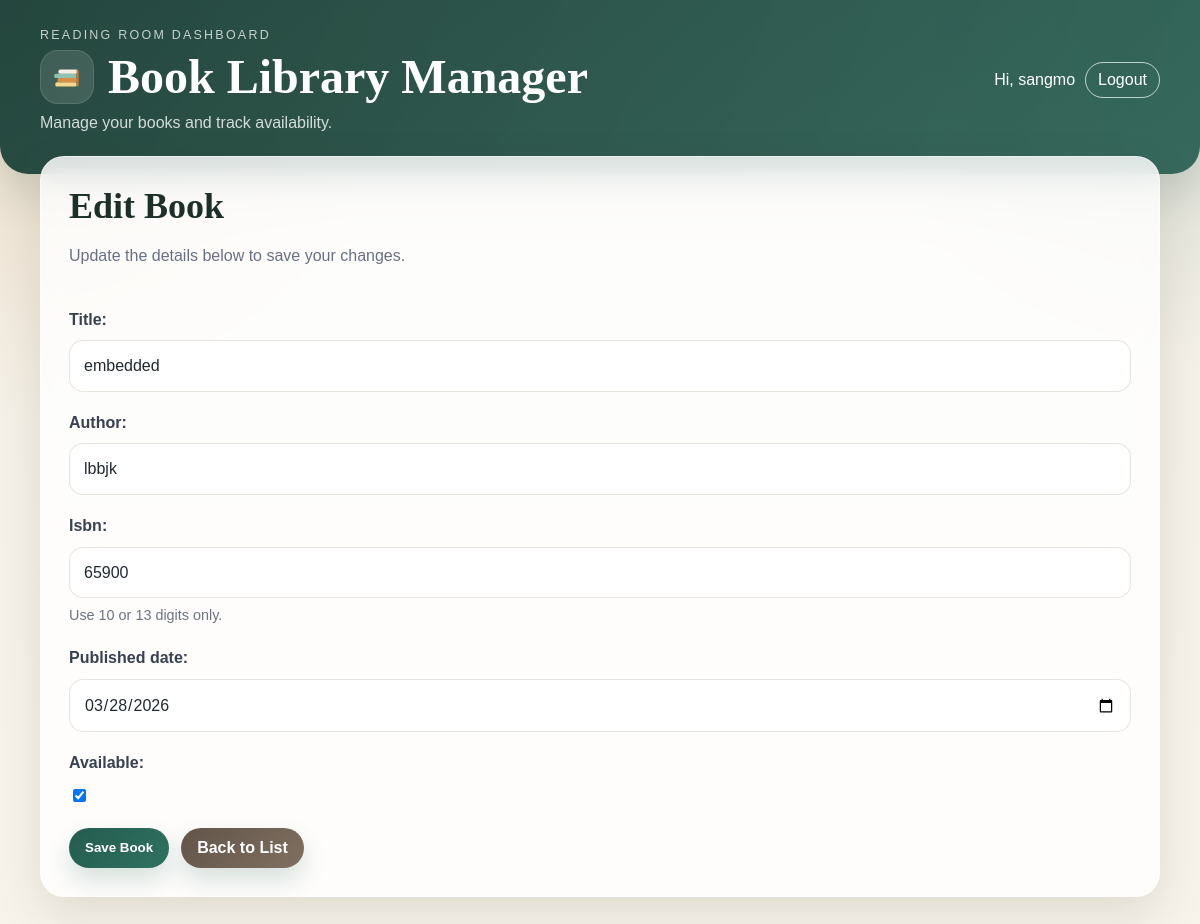
Page /edit/6/ (signed in) on the committed database.
### books/models.py (models this page shows, shortened)
class Book(models.Model):
    title = models.CharField(max_length=200)
    author = models.CharField(max_length=100)
    isbn = models.CharField(max_length=20)
    published_date = models.DateField(null=True, blank = True)
    available = models.BooleanField(default=True)
    created_at = models.DateTimeField(auto_now_add=True)

### books/views.py (the view)
# urls.py: path("edit/<int:pk>/", views.book_edit, name="book_edit"),
@user_passes_test(is_librarian)
def book_edit(request, pk):
	book = Book.objects.get(pk=pk)
	if request.method == "POST":
		form = BookForm(request.POST, instance=book)
		if form.is_valid():
			book = form.save()
			messages.success(request, f'"{book.title}" was updated successfully.')
			return redirect("books:book_list")
	else:
		form = BookForm(instance=book)
	return render(request, "books/book_form.html", {"form": form})

### books/forms.py (shortened to what this page needs)
class BookForm(forms.ModelForm):
    class Meta:
        model = Book
        fields = ["title", "author", "isbn", "published_date", "available"]
        widgets = {
            "published_date": forms.DateInput(attrs={"type": "date"}),
        }
        help_texts = {
            "isbn": "Use 10 or 13 digits only.",
        }

### books/views.py (called while the page is built)
def is_librarian(user):
	return user.is_authenticated and (
		user.is_staff or user.groups.filter(name="Librarian").exists()
	)

### books/templates/books/book_form.html (shortened to what this page needs)
{% extends "base.html" %}
{% block content %}
<section class="card">
  <div class="section-header">
    <div>
      <h2>{{ form.instance.pk|yesno:"Edit Book,Add a New Book" }}</h2>
      <p class="section-subtitle">
        {{ form.instance.pk|yesno:"Update the details below to save your changes.,Fill in the details below to save a new book to your library." }}
      </p>
    </div>
  </div>
  <form method="post">
    {{ form.as_p }}
    <div class="actions">
      <button class="button" type="submit">Save Book</button>
      <a class="button secondary" href="{% url 'books:book_list' %}">Back to List</a>
    </div>
  </form>
</section>
{% endblock %}

### books/templates/base.html (shortened to what this page needs)
<!doctype html>
<html lang="en">
  <head>
  </head>
  <body>
    <header>
      <div class="header-row">
        <div>
          <p class="brand-eyebrow">Reading Room Dashboard</p>
          <div class="brand-title">
            <span class="brand-logo" aria-hidden="true">
            </span>
            <h1>Book Library Manager</h1>
          </div>
          <p>Manage your books and track availability.</p>
        </div>
        <div class="auth-links">
          {% if user.is_authenticated %}
          <span>Hi, {{ user.username }}</span>
          <form method="post" action="{% url 'logout' %}">
            <button type="submit">Logout</button>
          </form>
          {% else %}
          <a href="{% url 'login' %}">Login</a>
          {% endif %}
        </div>
      </div>
    </header>
    <main>
       {% block content %}{% endblock %}
    </main>
  </body>
</html>

### books/templates/base.html (style rules this page uses)
:root { --bg: #f3efe6; --bg-accent: #efe5d2; --surface: rgba(255, 255, 255, 0.82); --surface-strong: #fffdf8; --text: #1f2933; --muted: #667085; --line: rgba(113, 87, 44, 0.14); --brand: #245c4f; --brand-dark: #183d36; --brand-soft: #dff2ea; --accent: #c47b2c; --accent-soft: #fff1de; --danger: #7a1f1f; --danger-soft: #fce8e8; --success: #1f6a47; --success-soft: #e1f6ea; --shadow: 0 18px 48px rgba(52, 39, 17, 0.12); --radius-lg: 24px; --radius-md: 16px; --radius-sm: 12px; }
body { margin: 0; font-family: "Trebuchet MS", "Lucida Sans Unicode", sans-serif; background: radial-gradient(circle at top left, rgba(196, 123, 44, 0.18), transparent 28%), radial-gradient(circle at top right, rgba(36, 92, 79, 0.16), transparent 24%), linear-gradient(180deg, var(--bg) 0%, #f8f4ec 100%); color: var(--text); min-height: 100vh; }
header { color: #ffffff; padding: 28px 32px 42px; background: linear-gradient(135deg, rgba(24, 61, 54, 0.94), rgba(36, 92, 79, 0.9)), linear-gradient(45deg, rgba(196, 123, 44, 0.18), transparent); border-bottom-left-radius: 28px; border-bottom-right-radius: 28px; box-shadow: 0 18px 44px rgba(24, 61, 54, 0.18); }
.header-row { display: flex; justify-content: space-between; align-items: center; gap: 16px; flex-wrap: wrap; max-width: 1120px; margin: 0 auto; }
.brand-eyebrow { margin: 0 0 8px; font-size: 0.78rem; letter-spacing: 0.18em; text-transform: uppercase; color: rgba(255, 255, 255, 0.74); }
.brand-title { display: flex; align-items: center; gap: 14px; }
.brand-logo { width: 54px; height: 54px; flex: 0 0 54px; display: inline-flex; align-items: center; justify-content: center; border-radius: 18px; background: rgba(255, 255, 255, 0.12); box-shadow: inset 0 0 0 1px rgba(255, 255, 255, 0.12); }
.brand-logo svg { width: 34px; height: 34px; }
header h1 { margin: 0; font-family: "Palatino Linotype", "Book Antiqua", Georgia, serif; font-size: clamp(2rem, 4vw, 3rem); line-height: 1.05; }
header p { margin: 10px 0 0; max-width: 620px; color: rgba(255, 255, 255, 0.8); font-size: 1rem; }
.auth-links { display: flex; gap: 10px; align-items: center; flex-wrap: wrap; }
.auth-links form { margin: 0; }
.auth-links button { background: transparent; border: 1px solid rgba(255, 255, 255, 0.7); color: #ffffff; border-radius: 999px; padding: 8px 12px; cursor: pointer; font: inherit; }
main { max-width: 1120px; margin: -18px auto 48px; padding: 0 20px; }
.card { background: var(--surface); backdrop-filter: blur(12px); border: 1px solid rgba(255, 255, 255, 0.45); border-radius: var(--radius-lg); box-shadow: var(--shadow); padding: 28px; }
.actions { margin-top: 18px; display: flex; gap: 12px; flex-wrap: wrap; }
.button { display: inline-block; padding: 11px 16px; border-radius: 999px; background: linear-gradient(135deg, var(--brand), #2f7262); color: #ffffff; text-decoration: none; font-weight: 600; border: none; cursor: pointer; box-shadow: 0 12px 24px rgba(36, 92, 79, 0.18); }
.button.secondary { background: linear-gradient(135deg, #625449, #7f7060); }
form { margin-top: 20px; }
form p { margin: 0 0 18px; }
label { display: block; margin-bottom: 8px; font-weight: 600; color: #374151; }
input, select, textarea { width: 100%; box-sizing: border-box; padding: 12px 14px; border: 1px solid rgba(113, 87, 44, 0.16); border-radius: 14px; background: rgba(255, 255, 255, 0.92); color: var(--text); font: inherit; }
input[type="checkbox"] { width: auto; }
.helptext { display: block; margin-top: 6px; color: #6b7280; font-size: 0.9rem; }
.section-header { display: flex; justify-content: space-between; gap: 16px; align-items: end; flex-wrap: wrap; margin-bottom: 22px; }
.section-header h2, .card h2 { margin: 0; font-family: "Palatino Linotype", "Book Antiqua", Georgia, serif; font-size: clamp(1.7rem, 3vw, 2.35rem); color: #1c302a; }
.section-subtitle, .card p { color: var(--muted); line-height: 1.6; }

### rows in the picture
Book: instance.pk "Edit Book", instance.pk "Update the details below to save your changes.", title "embedded", author "lbbjk", isbn "65900", published_date "03/28/2026", available "☑"

### other values in the picture
{{ user.username }} "sangmo"
